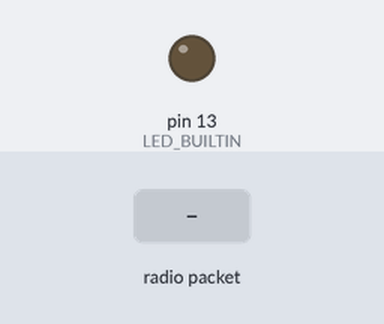
A sketch run on a simulated Arduino Uno, built with avr-gcc and run on an emulated ATmega328P. Parts: output pins drawn as LEDs (lit = HIGH). The test bench sets the inputs (shaded band). No radio packets arrive unless stated; pins used as bus, display or sensor lines are not drawn.

Above: at 1.3 s.
1.4 s: radio packet "1" arrives
Timing chart, 0 to 4.4 s (numbered marks = the images above; inputs shaded):
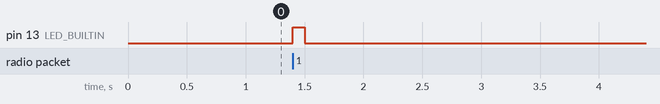

Measured:
- after the input at 1.4 s, pin 13 (LED_BUILTIN): LOW → HIGH at once, → LOW 0.10 s later

The sketch:

rx_feather.ino
```cpp
#include <SPI.h>
#include <RH_RF95.h>


#define RFM95_CS 8
#define RFM95_RST 4
#define RFM95_INT 3

// Change to 434.0 or other frequency, must match RX's freq!
#define RF95_FREQ 915.0

// Singleton instance of the radio driver
RH_RF95 rf95(RFM95_CS, RFM95_INT);

void setup()
{
  pinMode(LED_BUILTIN, OUTPUT);
  pinMode(RFM95_RST, OUTPUT);
  digitalWrite(RFM95_RST, HIGH);

  delay(100);

  // manual reset
  digitalWrite(RFM95_RST, LOW);
  delay(10);
  digitalWrite(RFM95_RST, HIGH);
  delay(10);

  while (!rf95.init()) {
    while (1);
  }

  // Defaults after init are 434.0MHz, modulation GFSK_Rb250Fd250, +13dbM
  if (!rf95.setFrequency(RF95_FREQ)) {
    while (1);
  }

  // you can set transmitter powers from 5 to 23 dBm:
  rf95.setTxPower(23, false);
  digitalWrite(LED_BUILTIN, LOW);
}

void loop()
{
  if (rf95.available())
  {
    // Should be a message for us now
    uint8_t buf[RH_RF95_MAX_MESSAGE_LEN];
    uint8_t len = sizeof(buf);

    if (rf95.recv(buf, &len))
    {
      digitalWrite(LED_BUILTIN, HIGH);
      delay(100);
      digitalWrite(LED_BUILTIN, LOW);

    }
  }
}
```
